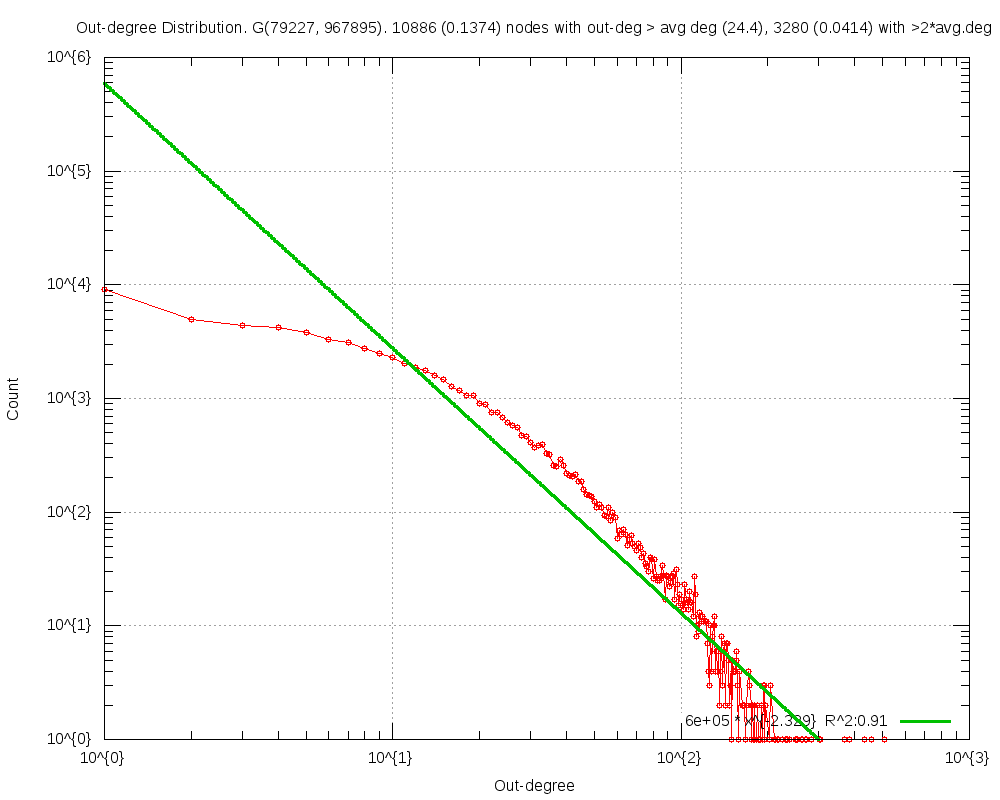

Write gnuplot code to recreate this figure.
#
# Out-degree Distribution. G(79227, 967895). 10886 (0.1374) nodes with out-deg > avg deg (24.4), 3280 (0.0414) with >2*avg.deg (Wed Apr 30 15:40:10 2014)
#

set title "Out-degree Distribution. G(79227, 967895). 10886 (0.1374) nodes with out-deg > avg deg (24.4), 3280 (0.0414) with >2*avg.deg"
set key bottom right
set logscale xy 10
set format x "10^{%L}"
set mxtics 10
set format y "10^{%L}"
set mytics 10
set grid
set xlabel "Out-degree"
set ylabel "Count"
set tics scale 2
set yrange[1.000000:]
set terminal png size 1000,800
set output 'outDeg.FRDG_50.png'
plot 	"outDeg.FRDG_50.tab" using 1:2 title "" with linespoints pt 6,\
	f1(x)=588921.541405*x**-2.329244, f1(x) title "6e+05 * x^{-2.329}  R^2:0.91" with lines linewidth 3
